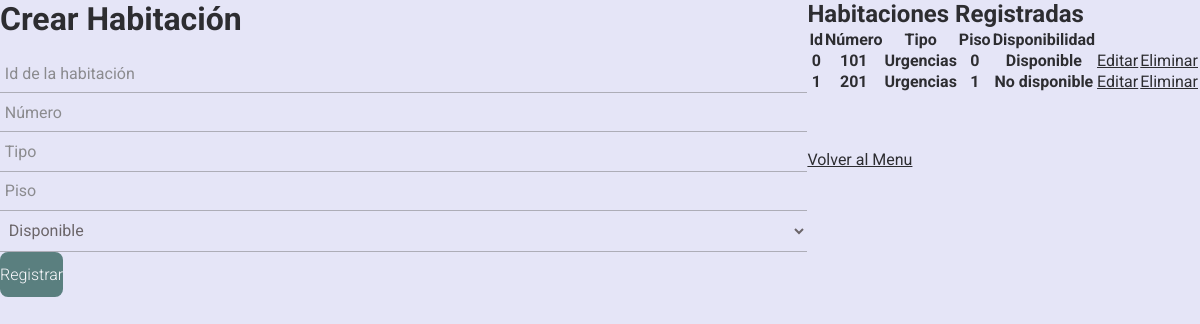
The app's page /habitaciones/registro_habitaciones.php with its own data.
### tables this page shows
CREATE TABLE `habitaciones` (
  `id` int(11) NOT NULL,
  `numero` int(11) NOT NULL,
  `tipo` varchar(50) NOT NULL,
  `piso` int(11) NOT NULL,
  `ocupada` tinyint(1) NOT NULL
);

### habitaciones/registro_habitaciones.php (the view, shortened to what this page needs)
<?php
$con = connection();
$sql = "SELECT * FROM habitaciones";
$query = mysqli_query($con, $sql);
?>
<!DOCTYPE html>
<html lang="en">
<head>
    <link rel="stylesheet" href="../CSS/estilos.css">
</head>
<body>
    <div class="form_group">
        <form action="" method="POST">
            <h1 class="form_title">Crear Habitación</h1>
            <input class="form_input" type="number" name="id" placeholder="Id de la habitación" required>
            <input class="form_input" type="number" name="numero" placeholder="Número" required>
            <input class="form_input" type="text" name="tipo" placeholder="Tipo" required>
            <input class="form_input" type="number" name="piso" placeholder="Piso" required>
            <select class="form_input" name="ocupada" id="ocupada" required>
                <option value="0">Disponible</option>
            </select>
            <input class="form_submit" type="submit" value="Registrar">
        </form>
    </div>
    <div class="form_group">
        <h2>Habitaciones Registradas</h2>
        <table>
            <thead>
                <tr>
                    <th>Id</th>
                    <th>Número</th>
                    <th>Tipo</th>
                    <th>Piso</th>
                    <th>Disponibilidad</th>
                </tr>
            </thead>
            <tbody>
                <?php
                while ($row = mysqli_fetch_array($query)):
                    ?>
                    <tr>
                        <th>
                            <?= $row['id'] ?>
                        </th>
                        <th>
                            <?= $row['numero'] ?>
                        </th>
                        <th>
                            <?= $row['tipo'] ?>
                        </th>
                        <th>
                            <?= $row['piso'] ?>
                        </th>
                        <th>
                            <?= ($row['ocupada'] == 0) ? 'Disponible' : 'No disponible' ?>
                        </th>
                        <th><a href="editar_habitaciones.php?id=<?= $row['id'] ?>" class="form_link">Editar</a></th>
                        <th><a href="eliminar_habitaciones.php?id=<?= $row['id'] ?>" class="form_link"
                                onclick="return confirm('¿Estás seguro de que quieres eliminar esta habitación?')">Eliminar</a>
                        </th>
                    </tr>
                    <?php
                endwhile;
                ?>
            </tbody>
        </table>
        <br><br><br>
        <a href="../menu.php" class="form_link">Volver al Menu</a>
    </div>
</body>
</html>

### css/estilos.css (style rules this page uses)
* { margin:0; padding:0; box-sizing:border-box; }
body { font-family: 'Roboto', sans-serif; background-color: #e5e5f7; width:100%; opacity: 0.8; background-image: radial-gradient(#d17cf9 0.5px, transparent 0.5px), radial-gradient(#d17cf9 0.5px, #e5e5f7 0.5px); display:flex; min-height:100vh; }
.form_title { font-size:2rem; margin-bottom:.5em; }
.form_link { font-weight:400; color:#000; }
.form_group { position: relative; --color:#5757577e; }
.form_input { width: 100%; background: none; color: #706c6c; font-size: 1rem; padding: .6em .3em; border: none; outline: none; border-bottom: 1px solid var(--color); font-family: 'Roboto', sans-serif; }
.form_input:not(:placeholder-shown) { color:#4d4646; }
.form_submit { background-color:#386662; color:#fff; font-family: 'Roboto', sans-serif; font-weight:300; font-size: 1rem; padding: .8em 0; border:none; border-radius: .5em; cursor:pointer; }

### records on screen
habitaciones: id "0", numero "101", tipo "Urgencias", piso "0", ocupada "Disponible"
habitaciones: id "1", numero "201", tipo "Urgencias", piso "1", ocupada "No disponible"
